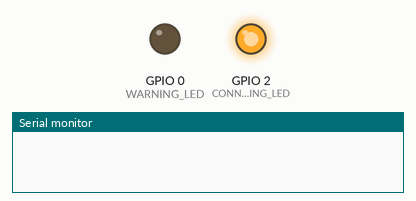
This sketch was run on a simulated ESP8266 (NodeMCU). Shown: output pins drawn as LEDs (lit = HIGH), the last lines printed to the serial monitor. WiFi joins after 1.5 s; servers stay silent unless stated.

Above: at 0.1 s.
At 2.1 s:
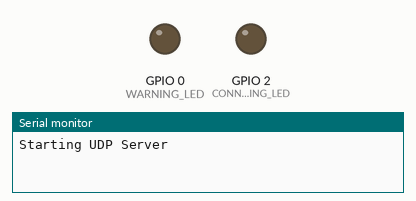
Timing chart, 0 to 3.6 s (numbered marks = the images above):
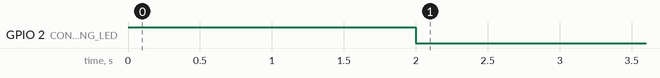

The sketch:

esp-arduino-uart-bridge.ino
```cpp
#include <ESP8266WiFi.h>
#include <WiFiUdp.h>

#define UART_BAUD 9600
#define bufferSize 8192
#define CONNECTING_LED 2
#define WARNING_LED 0

#define NO_WARNINGS "$PEWWT,NONE"
#define NO_WARNINGS_PREFIX_LEN 7
#define NO_WARNINGS_LEN 11

const char *ssid = "yanus-wind";  // Your ROUTER SSID
const char *pw = "EglaisEglais"; // and WiFi PASSWORD
const int port = 9000;

WiFiUDP udp;


uint8_t buffer[bufferSize];
uint16_t i1=0;

void setup() {
    pinMode(WARNING_LED, OUTPUT);
    pinMode(CONNECTING_LED, OUTPUT);
    digitalWrite(CONNECTING_LED, 1);

    delay(500);

    Serial.begin(UART_BAUD);

    WiFi.mode(WIFI_STA);
    WiFi.setAutoReconnect(true);
    WiFi.begin(ssid, pw);
    Serial.println("Starting UDP Server");
    udp.begin(port); // start UDP server
}


void loop() {

    if (WiFi.status() == WL_CONNECTED) {
        digitalWrite(CONNECTING_LED, 0);
    } else {
        digitalWrite(CONNECTING_LED, 1);
    }
    int packetSize = udp.parsePacket();
    if(packetSize>0) {
        udp.read(buffer, bufferSize);
        // now send to UART:
        Serial.write(buffer, packetSize);
        if(memcmp(buffer,NO_WARNINGS,NO_WARNINGS_PREFIX_LEN) == 0) {
            if(memcmp(buffer,NO_WARNINGS,NO_WARNINGS_LEN) == 0) {
                digitalWrite(WARNING_LED, 0);
            } else {
                digitalWrite(WARNING_LED, 1);
            }
        }
    }
}
```

Measured:
- by itself, GPIO 2 (CONNECTING_LED): HIGH → LOW at 2.0 s
